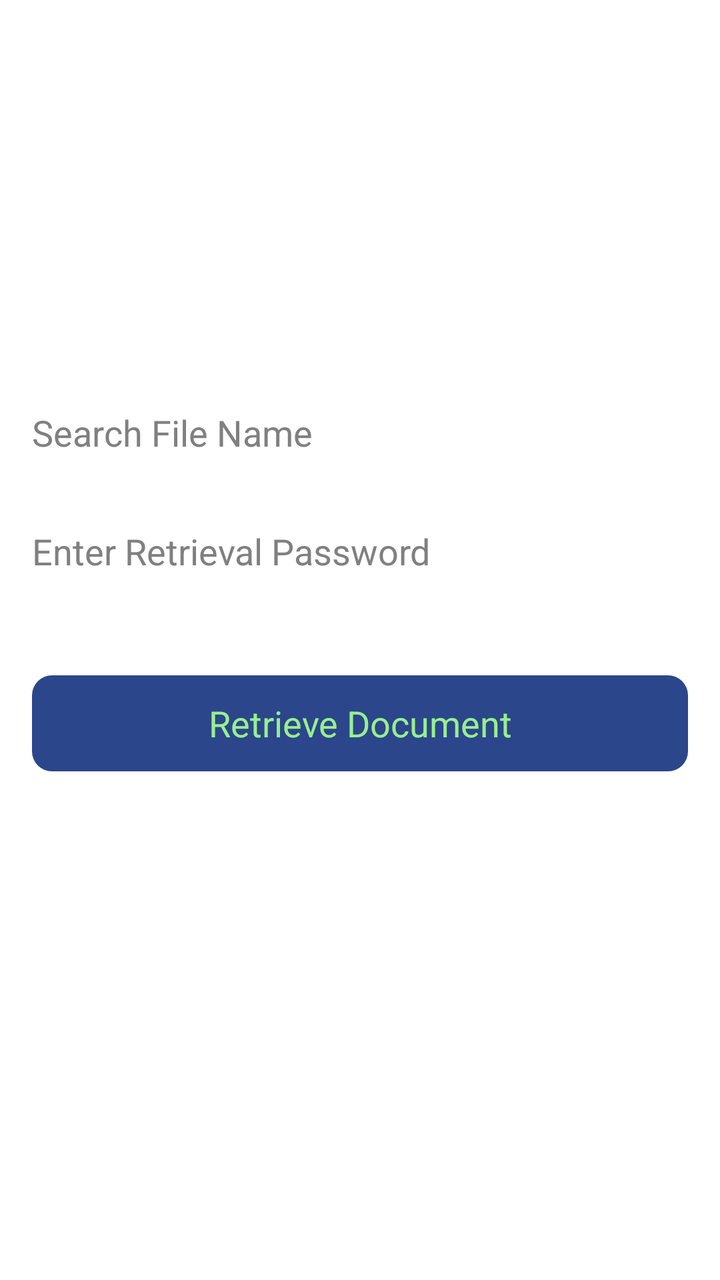
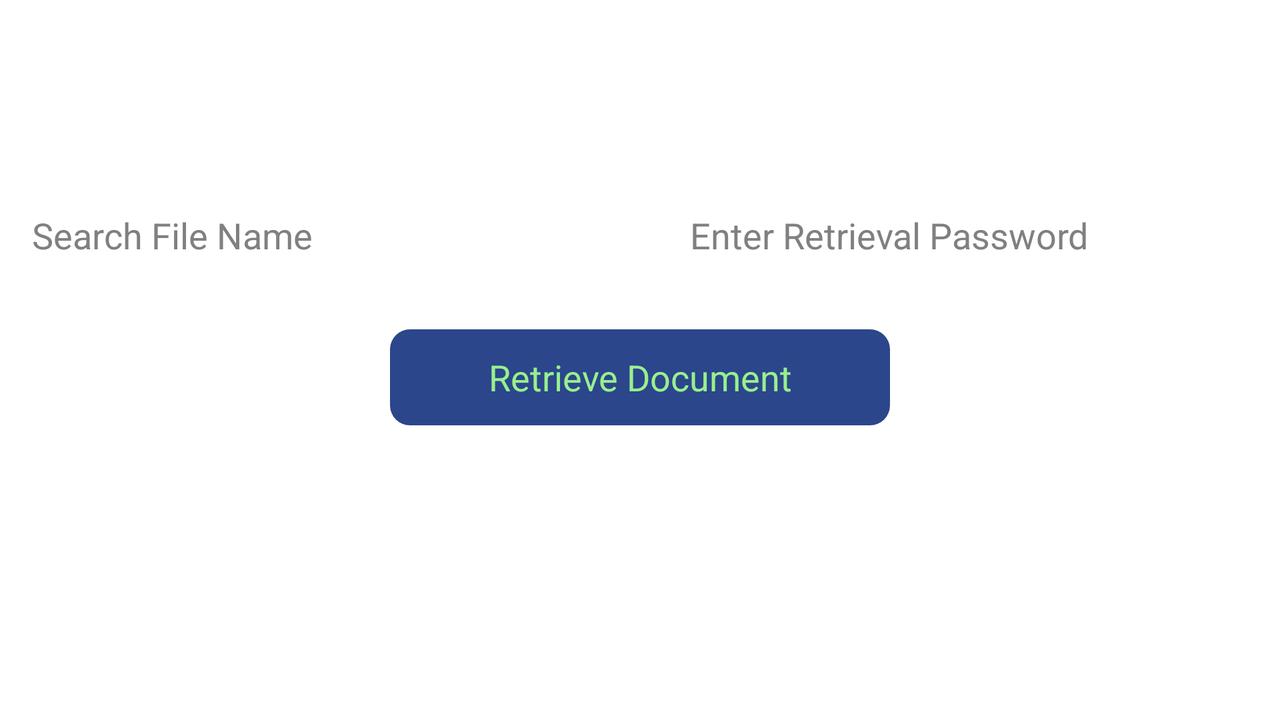

The same Android screen from two of the app's own layout files: first res/layout/ as a phone draws it, then the repository's variant for another configuration, drawn on a device whose configuration selects that folder. Both files follow.
<!-- AndroidManifest.xml: application theme AppTheme -->
<!-- res/layout/retrieve_layout.xml -->
<?xml version="1.0" encoding="utf-8"?>
<ScrollView xmlns:android="http://schemas.android.com/apk/res/android"
    android:id="@+id/scrollViewRetrieve"
    android:layout_width="match_parent"
    android:layout_height="fill_parent"
    android:background = "@drawable/subtle_pattern"
    android:layout_marginBottom = "48dp"
    >


<LinearLayout xmlns:android="http://schemas.android.com/apk/res/android"
    android:layout_width="fill_parent"
    android:layout_height="fill_parent"
    android:orientation="vertical"
    android:gravity="center"
    android:layout_gravity="center"
    android:paddingLeft="16dp"
    android:paddingRight="16dp" >

    <EditText
        android:id="@+id/kind"
        android:layout_width="fill_parent"
        android:layout_height="wrap_content"
        android:ems="10"
        android:inputType="textMultiLine"
        android:hint="Search File Name"/>

    <EditText
        android:id="@+id/retrieve_pass"
        android:layout_width="fill_parent"
        android:layout_height="wrap_content"
        android:layout_marginTop="35dp"
        android:ems="10"
        android:inputType="textMultiLine"
        android:hint="Enter Retrieval Password"/>

    <Button
        android:id="@+id/getDoc"
        android:layout_width="fill_parent"
        android:layout_height="wrap_content"
        android:layout_marginTop="50dp"
        android:background="@drawable/button_rounded_corners"
        android:gravity="center_vertical|center_horizontal"
        android:text="@string/getDoc"
        android:textColor="#98EF8E"
        android:layout_marginBottom = "2dp"/>

    <ImageView
        android:id="@+id/responseImage"
        android:layout_width="wrap_content"
        android:layout_height="wrap_content" />

</LinearLayout>

</ScrollView>
<!-- resources referenced by this layout -->
<resources>
  <!-- drawable button_rounded_corners (drawable) -->
  <?xml version="1.0" encoding="utf-8"?>
  <shape xmlns:android="http://schemas.android.com/apk/res/android"
      android:shape="rectangle" android:padding="10dp">
      <corners android:radius="10dp"/>
      <solid android:color="#2b468b"/>
  </shape>
  <!-- drawable subtle_pattern (drawable) -->
  <?xml version="1.0" encoding="utf-8"?>
  <bitmap xmlns:android="http://schemas.android.com/apk/res/android"
      android:src="@drawable/gplaypattern"
      android:tileMode="repeat"
  />
  <string name="getDoc">Retrieve Document</string>
  <!-- from res/values-v11/ -->
  <style name="AppTheme" parent="@style/_AppTheme" />
  <!-- from res/values-v11/ -->
  <style name="_AppTheme" parent="android:Theme.Holo.Light.DarkActionBar">
  
      <item name="android:editTextBackground">@drawable/apptheme_edit_text_holo_light</item>
  
      <item name="android:textColorHighlight">#992b468b</item>
      <item name="android:textSelectHandleLeft">@drawable/apptheme_text_select_handle_left</item>
      <item name="android:textSelectHandleRight">@drawable/apptheme_text_select_handle_right</item>
      <item name="android:textSelectHandle">@drawable/apptheme_text_select_handle_middle</item>
  
      <item name="android:autoCompleteTextViewStyle">@style/AutoCompleteTextViewAppTheme</item>
  
      <item name="android:dropDownSpinnerStyle">@style/SpinnerAppTheme</item>
  
      <item name="android:progressBarStyleHorizontal">@style/ProgressBarAppTheme</item>
  
    </style>
  <!-- drawable apptheme_text_select_handle_left: png bitmap (drawable-hdpi, 1357 bytes) -->
  <!-- drawable apptheme_text_select_handle_right: png bitmap (drawable-hdpi, 1494 bytes) -->
  <!-- drawable apptheme_text_select_handle_middle: png bitmap (drawable-hdpi, 1467 bytes) -->
  <!-- from res/values-v11/ -->
  <style name="AutoCompleteTextViewAppTheme" parent="android:Widget.Holo.Light.AutoCompleteTextView">
        <item name="android:dropDownSelector">@drawable/apptheme_list_selector_holo_light</item>
  	    <item name="android:background">@drawable/apptheme_edit_text_holo_light</item>
    </style>
  <!-- from res/values-v11/ -->
  <style name="SpinnerAppTheme" parent="android:Widget.Holo.Light.Spinner">
        <item name="android:background">@drawable/apptheme_spinner_background_holo_light</item>
        <item name="android:dropDownSelector">@drawable/apptheme_list_selector_holo_light</item>
    </style>
  <!-- from res/values-v11/ -->
  <style name="ProgressBarAppTheme" parent="android:Widget.Holo.Light.ProgressBar.Horizontal">
        <item name="android:progressDrawable">@drawable/apptheme_progress_horizontal_holo_light</item>
        <item name="android:indeterminateDrawable">@drawable/apptheme_progress_indeterminate_horizontal_holo_light</item>
    </style>
</resources>
<!-- res/layout-land/retrieve_layout.xml (the repository's variant of the layout above) -->
<!-- drawn on the phone turned sideways -->
<?xml version="1.0" encoding="utf-8"?>
<ScrollView xmlns:android="http://schemas.android.com/apk/res/android"
    android:id="@+id/scrollViewRetrieve"
    android:layout_width="match_parent"
    android:layout_height="fill_parent"
    android:background="@drawable/subtle_pattern"
    android:layout_marginBottom = "40dp"
    >


    <LinearLayout xmlns:android="http://schemas.android.com/apk/res/android"
        android:layout_width="match_parent"
        android:layout_height="match_parent"
        android:orientation="vertical"
        android:gravity="center"
        android:layout_gravity="center"
        android:paddingLeft="16dp"
        android:paddingRight="16dp" >

        <LinearLayout
            android:layout_width="fill_parent"
            android:layout_height="fill_parent"
            >

        <EditText
            android:id="@+id/kind"
            android:layout_width="175dp"
            android:layout_height="wrap_content"
            android:ems="10"
            android:inputType="textMultiLine"
            android:hint="Search File Name"
            android:layout_weight="1"
            android:layout_marginRight="25dp"/>

        <EditText
            android:id="@+id/retrieve_pass"
            android:layout_width="175dp"
            android:layout_height="wrap_content"
            android:ems="10"
            android:inputType="textMultiLine"
            android:hint="Enter Retrieval Password"
            android:layout_weight="1"
            android:layout_marginLeft="25dp"/>

            </LinearLayout>

        <Button
            android:id="@+id/getDoc"
            android:layout_width="250dp"
            android:layout_height="wrap_content"
            android:layout_marginTop="35dp"
            android:background="@drawable/button_rounded_corners"
            android:gravity="center_vertical|center_horizontal"
            android:text="@string/getDoc"
            android:textColor="#98EF8E"
            android:layout_marginBottom = "2dp"/>

        <ImageView
            android:id="@+id/responseImage"
            android:layout_width="wrap_content"
            android:layout_height="wrap_content" />

    </LinearLayout>
    </ScrollView>
